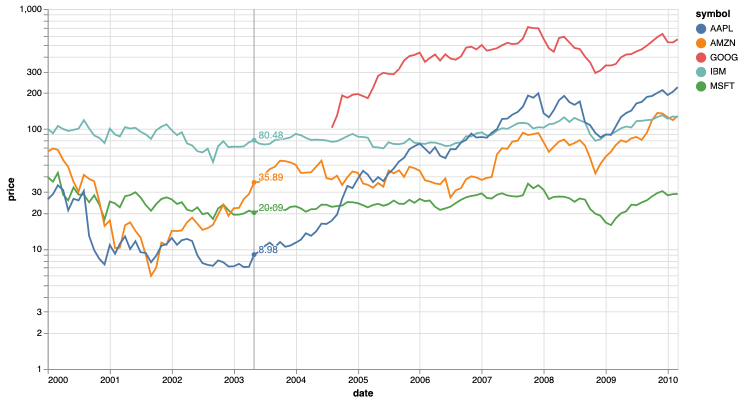
#> input picture images/chart-preview.png, 1486 x 804 px (shown at 1/2 size)
$ python image_processor.py
#> lines starting #> are read from the running program, lines starting #| are printed output that depends on the picture
# python3 -m pip install --upgrade pip
# python3 -m pip install --upgrade Pillow
# usage change image_resize & post value

image_resize='chart-preview.png'
post= 'post_img/'+'post2.png'
from PIL import Image
image = Image.open(image_resize)
#> image is the input picture: PIL image 1486x804 RGBA; mean R, G, B, A 248.3, 248.1, 247.2, 254.7
new_image = image.resize((200, 200))
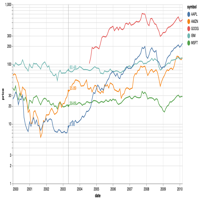
#> new_image: PIL image 200x200 RGBA; mean R, G, B, A 247.9, 247.8, 246.8, 254.7; transparent parts drawn white
new_image.save(post)
